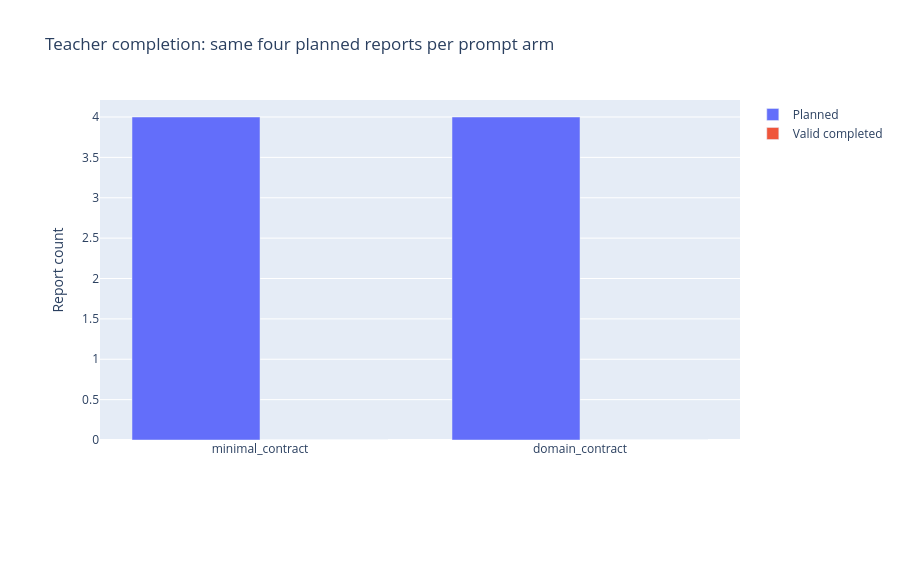

Here is the notebook cell this chart was saved with:
### Markdown cell above
## 04. Completion and paired denominators

Counts, assignment changes and software checks are not evidence of clinical accuracy or AUC improvement.

### Code cell
display_saved(4)

### Figure 1 — Plotly figure (JSON) as saved in the notebook; plotly's stock layout.template omitted (floating-point values rounded to 4 significant figures)
{"data": [{"name": "Planned", "type": "bar", "x": ["minimal_contract", "domain_contract"], "y": [4, 4]}, {"name": "Valid completed", "type": "bar", "x": ["minimal_contract", "domain_contract"], "y": [0, 0]}], "layout": {"barmode": "group", "height": 580, "margin": {"b": 140, "l": 100}, "meta": {"numeric_spec_sha256": "bcc8bb966bdce21b6ddf19d811e9dd6e988df628c96dbb9417113e8d326a6780", "role": "aggregate_teacher_diagnostic"}, "title": {"text": "Teacher completion: same four planned reports per prompt arm"}, "yaxis": {"title": {"text": "Report count"}}}}
